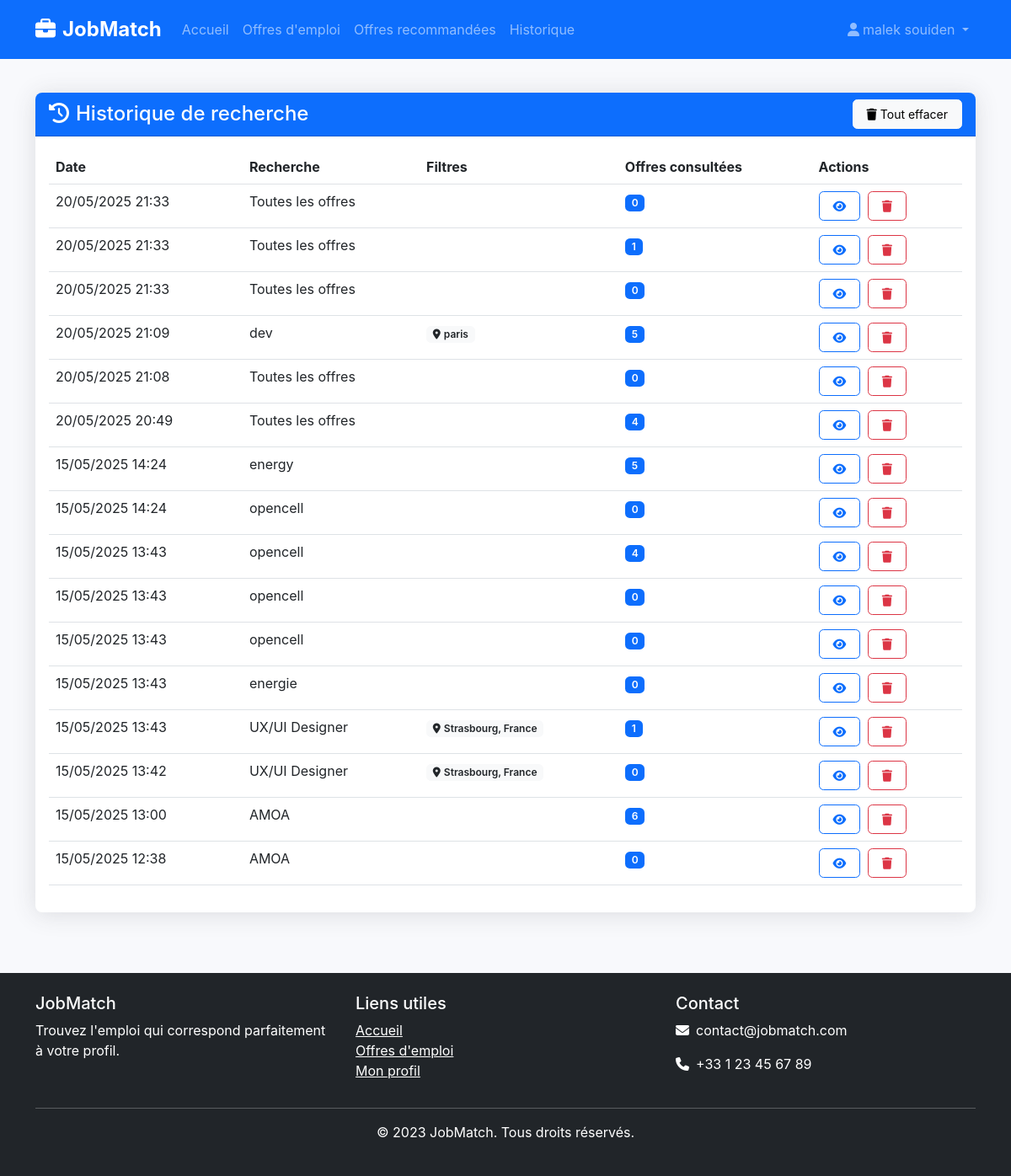
The app's page /history (signed in), older data.
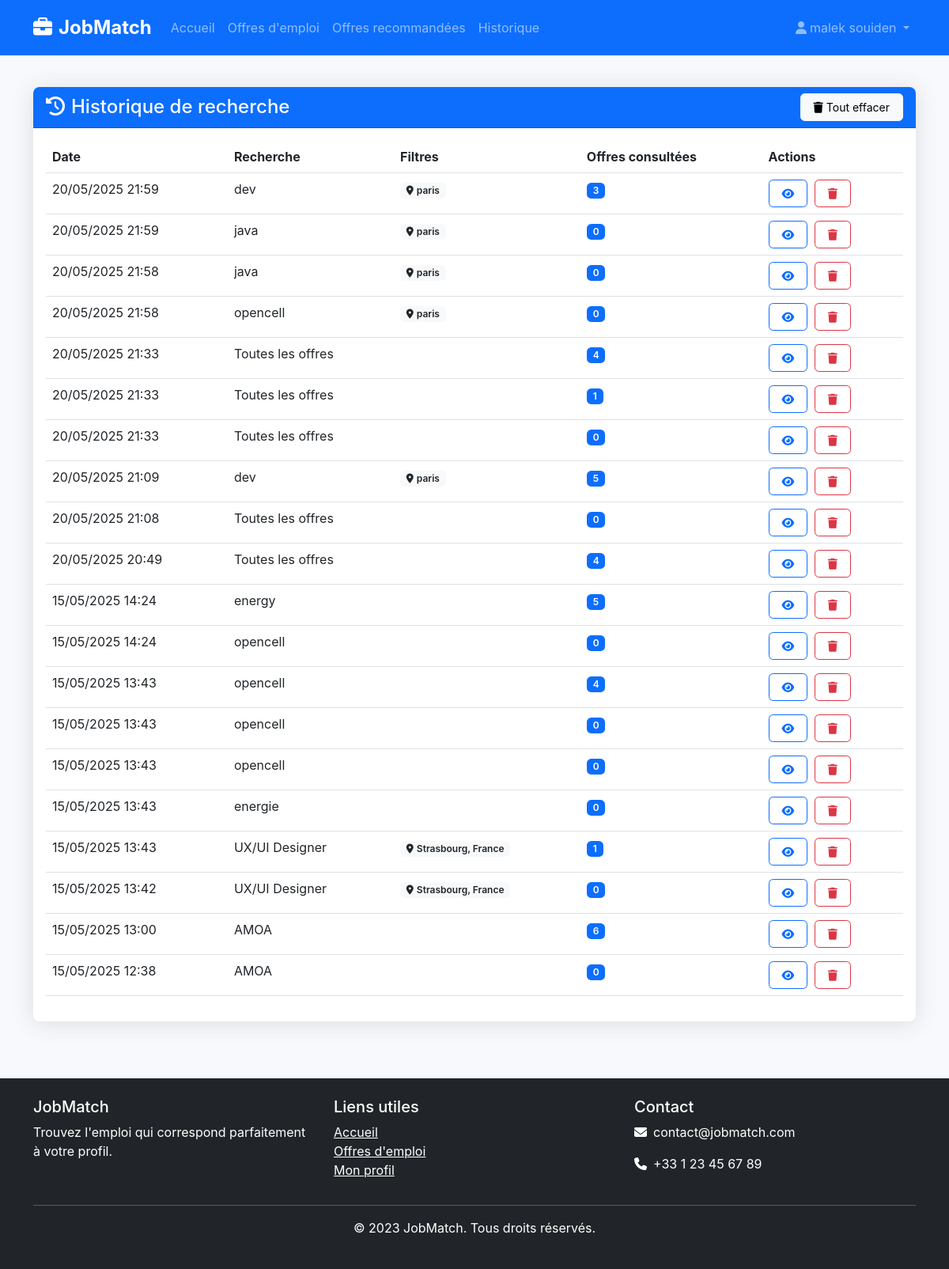
The same page, newer data.
### app/models/user.py (models this page shows, shortened)
class User(db.Model, UserMixin):
    id = db.Column(db.Integer, primary_key=True)
    username = db.Column(db.String(20), unique=True, nullable=False)
    email = db.Column(db.String(120), unique=True, nullable=False)
    password_hash = db.Column(db.String(60), nullable=False)
    created_at = db.Column(db.DateTime, default=datetime.utcnow)
    profile = db.relationship('Profile', backref='user', uselist=False, cascade='all, delete-orphan')
    search_history = db.relationship('SearchHistory', backref='user', lazy=True, cascade='all, delete-orphan')

### app/models/search_history.py (models this page shows, shortened)
class SearchHistory(db.Model):
    id = db.Column(db.Integer, primary_key=True)
    user_id = db.Column(db.Integer, db.ForeignKey('user.id'), nullable=False)
    search_query = db.Column(db.String(200))
    location_filter = db.Column(db.String(100))
    work_type_filter = db.Column(db.String(20))
    salary_min_filter = db.Column(db.Integer)
    search_date = db.Column(db.DateTime, default=datetime.utcnow)
    viewed_jobs = db.relationship('Job', secondary=history_jobs, lazy='subquery',
                                backref=db.backref('viewed_in_searches', lazy=True))

### app/routes/history.py (the view)
@history.route('/history')
@login_required
def search_history():
    user_history = SearchHistory.query.filter_by(user_id=current_user.id).order_by(
        SearchHistory.search_date.desc()).all()
    return render_template('jobs/history.html', history=user_history)

### app/models/user.py (called while the page is built)
@login_manager.user_loader
def load_user(user_id):
    return User.query.get(int(user_id))

### app/templates/jobs/history.html (shortened to what this page needs)
{% extends "base.html" %}
{% block content %}
<div class="row">
    <div class="col-md-12">
        <div class="card shadow">
            <div class="card-header bg-primary text-white d-flex justify-content-between align-items-center">
                <h4 class="mb-0"><i class="fas fa-history me-2"></i>Historique de recherche</h4>
                <a href="{{ url_for('history.clear_history') }}" class="btn btn-sm btn-light" onclick="return confirm('Êtes-vous sûr de vouloir supprimer tout votre historique de recherche?')">
                    <i class="fas fa-trash me-1"></i>Tout effacer
                </a>
            </div>
            <div class="card-body">
                {% if history %}
                <div class="table-responsive">
                    <table class="table table-hover">
                        <thead>
                            <tr>
                                <th>Date</th>
                                <th>Recherche</th>
                                <th>Filtres</th>
                                <th>Offres consultées</th>
                                <th>Actions</th>
                            </tr>
                        </thead>
                        <tbody>
                            {% for item in history %}
                            <tr>
                                <td>{{ item.search_date.strftime('%d/%m/%Y %H:%M') }}</td>
                                <td>{{ item.search_query or 'Toutes les offres' }}</td>
                                <td>
                                    {% if item.location_filter %}
                                    <span class="badge bg-light text-dark me-1">
                                        <i class="fas fa-map-marker-alt me-1"></i>{{ item.location_filter }}
                                    </span>
                                    {% endif %}
                                </td>
                                <td>
                                    <span class="badge bg-primary">{{ item.viewed_jobs|length }}</span>
                                </td>
                                <td>
                                    <a href="{{ url_for('history.history_detail', history_id=item.id) }}" class="btn btn-sm btn-outline-primary me-1">
                                        <i class="fas fa-eye"></i>
                                    </a>
                                    <a href="{{ url_for('history.delete_history', history_id=item.id) }}" class="btn btn-sm btn-outline-danger" onclick="return confirm('Êtes-vous sûr de vouloir supprimer cet historique?')">
                                        <i class="fas fa-trash"></i>
                                    </a>
                                </td>
                            </tr>
                            {% endfor %}
                        </tbody>
                    </table>
                </div>
                {% endif %}
            </div>
        </div>
    </div>
</div>
{% endblock %}

### app/templates/base.html (shortened to what this page needs)
<!DOCTYPE html>
<html lang="fr">
<head>
    <link href="https://cdn.jsdelivr.net/npm/bootstrap@5.3.0/dist/css/bootstrap.min.css" rel="stylesheet">
    <link rel="stylesheet" href="https://cdnjs.cloudflare.com/ajax/libs/font-awesome/6.4.0/css/all.min.css">
    <link rel="stylesheet" href="{{ url_for('static', filename='css/main.css') }}">
</head>
<body>
    <nav class="navbar navbar-expand-lg navbar-dark bg-primary">
        <div class="container">
            <a class="navbar-brand" href="{{ url_for('jobs.home') }}">
                <i class="fas fa-briefcase me-2"></i>JobMatch
            </a>
            <div class="collapse navbar-collapse" id="navbarNav">
                <ul class="navbar-nav me-auto">
                    <li class="nav-item">
                        <a class="nav-link" href="{{ url_for('jobs.home') }}">Accueil</a>
                    </li>
                    <li class="nav-item">
                        <a class="nav-link" href="{{ url_for('jobs.job_list') }}">Offres d'emploi</a>
                    </li>
                    {% if current_user.is_authenticated %}
                    <li class="nav-item">
                        <a class="nav-link" href="{{ url_for('jobs.match_jobs') }}">Offres recommandées</a>
                    </li>
                    <li class="nav-item">
                        <a class="nav-link" href="{{ url_for('history.search_history') }}">Historique</a>
                    </li>
                    {% endif %}
                </ul>
                <ul class="navbar-nav">
                    {% if current_user.is_authenticated %}
                    <li class="nav-item dropdown">
                        <a class="nav-link dropdown-toggle" href="#" id="navbarDropdown" role="button" data-bs-toggle="dropdown">
                            <i class="fas fa-user me-1"></i>{{ current_user.username }}
                        </a>
                    </li>
                    {% endif %}
                </ul>
            </div>
        </div>
    </nav>
    <main class="container py-4">
        {% block content %}{% endblock %}
    </main>
    <footer class="bg-dark text-white py-4 mt-5">
        <div class="container">
            <div class="row">
                <div class="col-md-4">
                    <h5>JobMatch</h5>
                    <p>Trouvez l'emploi qui correspond parfaitement à votre profil.</p>
                </div>
                <div class="col-md-4">
                    <h5>Liens utiles</h5>
                    <ul class="list-unstyled">
                        <li><a href="{{ url_for('jobs.home') }}" class="text-white">Accueil</a></li>
                        <li><a href="{{ url_for('jobs.job_list') }}" class="text-white">Offres d'emploi</a></li>
                        {% if current_user.is_authenticated %}
                        <li><a href="{{ url_for('profile.view_profile') }}" class="text-white">Mon profil</a></li>
                        {% else %}
                        <li><a href="{{ url_for('auth.login') }}" class="text-white">Connexion</a></li>
                        <li><a href="{{ url_for('auth.signup') }}" class="text-white">Inscription</a></li>
                        {% endif %}
                    </ul>
                </div>
                <div class="col-md-4">
                    <h5>Contact</h5>
                    <p><i class="fas fa-envelope me-2"></i>contact@jobmatch.com</p>
                    <p><i class="fas fa-phone me-2"></i>+33 1 23 45 67 89</p>
                </div>
            </div>
            <hr>
            <div class="text-center">
                <p>&copy; 2023 JobMatch. Tous droits réservés.</p>
            </div>
        </div>
    </footer>
</body>
</html>

### app/static/css/main.css (style rules this page uses)
:root { --primary-color: #4e73df; --secondary-color: #858796; --success-color: #1cc88a; --info-color: #36b9cc; --warning-color: #f6c23e; --danger-color: #e74a3b; --light-color: #f8f9fc; --dark-color: #5a5c69; }
body { font-family: "Nunito", -apple-system, BlinkMacSystemFont, "Segoe UI", Roboto, "Helvetica Neue", Arial, sans-serif; background-color: #f8f9fc; }
.shadow { box-shadow: 0 0.15rem 1.75rem 0 rgba(58, 59, 69, 0.15) !important; }
.card { border: none; border-radius: 0.5rem; }
.card-header { border-top-left-radius: 0.5rem !important; border-top-right-radius: 0.5rem !important; }
.navbar { padding: 0.75rem 1rem; }
.navbar-brand { font-weight: 700; font-size: 1.5rem; }
.btn { border-radius: 0.35rem; padding: 0.375rem 1rem; }
.job-card { transition: transform 0.2s; }
footer { margin-top: 3rem; }
.badge { font-weight: 600; padding: 0.35em 0.65em; border-radius: 0.35rem; }

Row changes from the older to the newer data that the page shows:
added SearchHistory: search_date "20/05/2025 21:59", search_query "dev", location_filter "paris", viewed_jobs|length "3"
added SearchHistory: search_date "20/05/2025 21:59", search_query "java", location_filter "paris", viewed_jobs|length "0"
added SearchHistory: search_date "20/05/2025 21:58", search_query "java", location_filter "paris", viewed_jobs|length "0"
added SearchHistory: search_date "20/05/2025 21:58", search_query "opencell", location_filter "paris", viewed_jobs|length "0"
computed for SearchHistory (number 5 of 20 on the later page): viewed_jobs|length "0" → "4"
